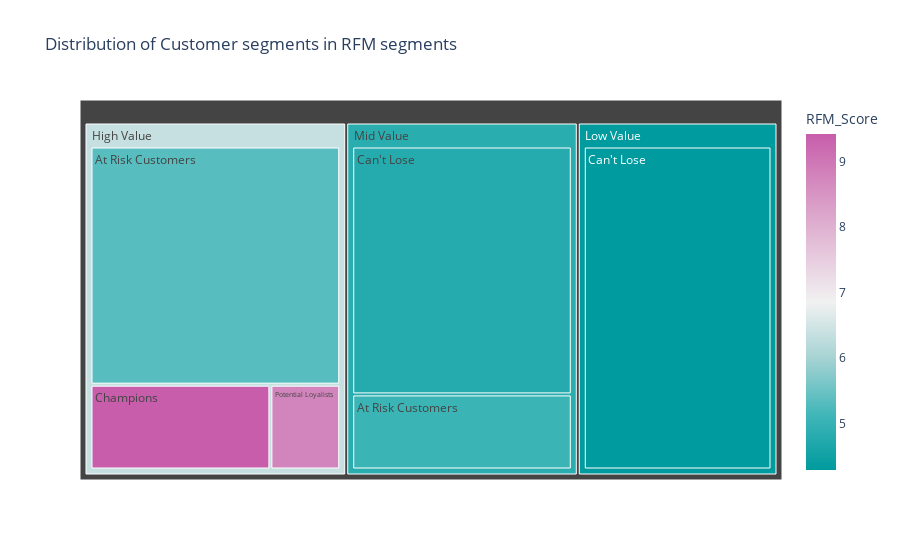

Notebook source saved alongside this figure:
### Code cell
import plotly.express as px

#calculating weights
weights = rfm_df['Frequency']
values = rfm_df['monetary']

#calculating the average
try:
    average = np.divide(np.sum(weights * values), np.sum(weights))
except ZeroDivisionError:
    average = np.nan

#plotting the treemap
treemap_data = rfm_df.copy()
treemap_data['Frequency'].fillna(0, inplace=True)
fig = px.treemap(
    treemap_data,
    path=['RFM_Segment', 'customer_segment'],
    values='RFM_Score',
    color='RFM_Score',
    color_continuous_scale='tropic',
    title='Distribution of Customer segments in RFM segments')

fig.show()

### Figure 1 — Plotly figure (JSON) as saved in the notebook; plotly's stock layout.template omitted (floating-point values rounded to 4 significant figures)
{"data": [{"branchvalues": "total", "customdata": [[null], [5.048], [5.329], [4.29], [4.773], [null], [null], [null], [9.42], [null], [null], [8.772], [4.29], [4.837], [6.356]], "domain": {"x": [0, 1], "y": [0, 1]}, "hovertemplate": "labels=%{label}<br>RFM_Score_sum=%{value}<br>parent=%{parent}<br>id=%{id}<br>RFM_Score=%{color}<extra></extra>", "ids": ["Low Value/At Risk Customers", "Mid Value/At Risk Customers", "High Value/At Risk Customers", "Low Value/Can't Lose", "Mid Value/Can't Lose", "High Value/Can't Lose", "Low Value/Champions", "Mid Value/Champions", "High Value/Champions", "Low Value/Potential Loyalists", "Mid Value/Potential Loyalists", "High Value/Potential Loyalists", "Low Value", "Mid Value", "High Value"], "labels": ["At Risk Customers", "At Risk Customers", "At Risk Customers", "Can't Lose", "Can't Lose", "Can't Lose", "Champions", "Champions", "Champions", "Potential Loyalists", "Potential Loyalists", "Potential Loyalists", "Low Value", "Mid Value", "High Value"], "marker": {"coloraxis": "coloraxis", "colors": [null, 5.048, 5.329, 4.29, 4.773, null, null, null, 9.42, null, null, 8.772, 4.29, 4.837, 6.356]}, "name": "", "parents": ["Low Value", "Mid Value", "High Value", "Low Value", "Mid Value", "High Value", "Low Value", "Mid Value", "High Value", "Low Value", "Mid Value", "High Value", "", "", ""], "type": "treemap", "values": [0, 368.5, 1321.0, 1367.0, 1216.0, 0, 0, 0, 338.9, 0, 0, 131.5, 1367.0, 1585.0, 1791.0]}], "layout": {"coloraxis": {"colorbar": {"title": {"text": "RFM_Score"}}, "colorscale": [[0, "rgb(0, 155, 158)"], [0.1667, "rgb(66, 183, 185)"], [0.3333, "rgb(167, 211, 212)"], [0.5, "rgb(241, 241, 241)"], [0.6667, "rgb(228, 193, 217)"], [0.8333, "rgb(214, 145, 193)"], [1, "rgb(199, 93, 171)"]]}, "legend": {"tracegroupgap": 0}, "title": {"text": "Distribution of Customer segments in RFM segments"}}}
